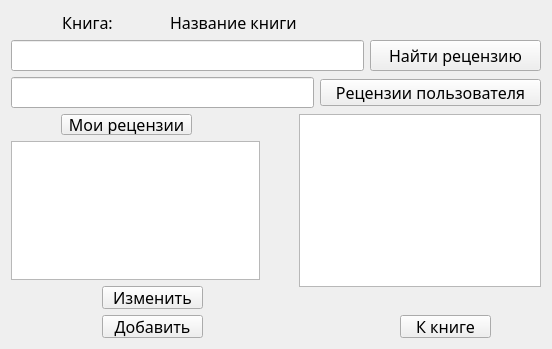
<?xml version="1.0" encoding="UTF-8"?>
<ui version="4.0">
 <class>Reviews</class>
 <widget class="QWidget" name="Reviews">
  <property name="geometry">
   <rect>
    <x>0</x>
    <y>0</y>
    <width>552</width>
    <height>349</height>
   </rect>
  </property>
  <property name="minimumSize">
   <size>
    <width>552</width>
    <height>349</height>
   </size>
  </property>
  <property name="windowTitle">
   <string>Form</string>
  </property>
  <layout class="QGridLayout" name="gridLayout">
   <item row="0" column="0">
    <layout class="QVBoxLayout" name="verticalLayout_5">
     <item>
      <layout class="QHBoxLayout" name="horizontalLayout">
       <item>
        <widget class="QLabel" name="label">
         <property name="font">
          <font>
           <family>Segoe Script</family>
           <pointsize>12</pointsize>
          </font>
         </property>
         <property name="text">
          <string>Книга:</string>
         </property>
         <property name="alignment">
          <set>Qt::AlignCenter</set>
         </property>
        </widget>
       </item>
       <item>
        <widget class="QLabel" name="book_name">
         <property name="minimumSize">
          <size>
           <width>371</width>
           <height>20</height>
          </size>
         </property>
         <property name="font">
          <font>
           <family>Segoe Script</family>
           <pointsize>12</pointsize>
          </font>
         </property>
         <property name="text">
          <string>Название книги</string>
         </property>
        </widget>
       </item>
      </layout>
     </item>
     <item>
      <layout class="QHBoxLayout" name="horizontalLayout_2">
       <item>
        <widget class="QLineEdit" name="lineReview">
         <property name="font">
          <font>
           <family>Segoe Script</family>
           <pointsize>12</pointsize>
          </font>
         </property>
        </widget>
       </item>
       <item>
        <widget class="QPushButton" name="findReview">
         <property name="minimumSize">
          <size>
           <width>171</width>
           <height>31</height>
          </size>
         </property>
         <property name="maximumSize">
          <size>
           <width>171</width>
           <height>31</height>
          </size>
         </property>
         <property name="font">
          <font>
           <family>Segoe Script</family>
           <pointsize>12</pointsize>
          </font>
         </property>
         <property name="text">
          <string>Найти рецензию</string>
         </property>
        </widget>
       </item>
      </layout>
     </item>
     <item>
      <layout class="QHBoxLayout" name="horizontalLayout_3">
       <item>
        <widget class="QLineEdit" name="lineUser">
         <property name="minimumSize">
          <size>
           <width>241</width>
           <height>31</height>
          </size>
         </property>
         <property name="maximumSize">
          <size>
           <width>16777215</width>
           <height>31</height>
          </size>
         </property>
         <property name="font">
          <font>
           <pointsize>12</pointsize>
          </font>
         </property>
        </widget>
       </item>
       <item>
        <widget class="QPushButton" name="findUser">
         <property name="minimumSize">
          <size>
           <width>221</width>
           <height>27</height>
          </size>
         </property>
         <property name="maximumSize">
          <size>
           <width>221</width>
           <height>27</height>
          </size>
         </property>
         <property name="font">
          <font>
           <family>Segoe Script</family>
           <pointsize>12</pointsize>
          </font>
         </property>
         <property name="text">
          <string>Рецензии пользователя</string>
         </property>
        </widget>
       </item>
      </layout>
     </item>
     <item>
      <layout class="QHBoxLayout" name="horizontalLayout_7">
       <item>
        <layout class="QVBoxLayout" name="verticalLayout_4">
         <item>
          <layout class="QHBoxLayout" name="horizontalLayout_9">
           <item>
            <spacer name="horizontalSpacer_12">
             <property name="orientation">
              <enum>Qt::Horizontal</enum>
             </property>
             <property name="sizeHint" stdset="0">
              <size>
               <width>40</width>
               <height>20</height>
              </size>
             </property>
            </spacer>
           </item>
           <item>
            <widget class="QPushButton" name="My_Reviews">
             <property name="minimumSize">
              <size>
               <width>131</width>
               <height>21</height>
              </size>
             </property>
             <property name="maximumSize">
              <size>
               <width>131</width>
               <height>31</height>
              </size>
             </property>
             <property name="font">
              <font>
               <family>Segoe Script</family>
               <pointsize>12</pointsize>
              </font>
             </property>
             <property name="text">
              <string>Мои рецензии</string>
             </property>
            </widget>
           </item>
           <item>
            <spacer name="horizontalSpacer_13">
             <property name="orientation">
              <enum>Qt::Horizontal</enum>
             </property>
             <property name="sizeHint" stdset="0">
              <size>
               <width>40</width>
               <height>20</height>
              </size>
             </property>
            </spacer>
           </item>
           <item>
            <spacer name="horizontalSpacer_14">
             <property name="orientation">
              <enum>Qt::Horizontal</enum>
             </property>
             <property name="sizeHint" stdset="0">
              <size>
               <width>40</width>
               <height>20</height>
              </size>
             </property>
            </spacer>
           </item>
          </layout>
         </item>
         <item>
          <layout class="QVBoxLayout" name="verticalLayout_2">
           <item>
            <spacer name="verticalSpacer_6">
             <property name="orientation">
              <enum>Qt::Vertical</enum>
             </property>
             <property name="sizeHint" stdset="0">
              <size>
               <width>20</width>
               <height>40</height>
              </size>
             </property>
            </spacer>
           </item>
           <item>
            <layout class="QHBoxLayout" name="horizontalLayout_5">
             <item>
              <widget class="QTextBrowser" name="textReview"/>
             </item>
             <item>
              <spacer name="horizontalSpacer_4">
               <property name="orientation">
                <enum>Qt::Horizontal</enum>
               </property>
               <property name="sizeHint" stdset="0">
                <size>
                 <width>40</width>
                 <height>20</height>
                </size>
               </property>
              </spacer>
             </item>
            </layout>
           </item>
           <item>
            <spacer name="verticalSpacer_2">
             <property name="orientation">
              <enum>Qt::Vertical</enum>
             </property>
             <property name="sizeHint" stdset="0">
              <size>
               <width>20</width>
               <height>40</height>
              </size>
             </property>
            </spacer>
           </item>
          </layout>
         </item>
         <item>
          <layout class="QHBoxLayout" name="horizontalLayout_4">
           <item>
            <spacer name="horizontalSpacer">
             <property name="orientation">
              <enum>Qt::Horizontal</enum>
             </property>
             <property name="sizeHint" stdset="0">
              <size>
               <width>40</width>
               <height>20</height>
              </size>
             </property>
            </spacer>
           </item>
           <item>
            <layout class="QVBoxLayout" name="verticalLayout">
             <item>
              <widget class="QPushButton" name="Chenge_Review">
               <property name="minimumSize">
                <size>
                 <width>101</width>
                 <height>23</height>
                </size>
               </property>
               <property name="maximumSize">
                <size>
                 <width>101</width>
                 <height>23</height>
                </size>
               </property>
               <property name="font">
                <font>
                 <family>Segoe Script</family>
                 <pointsize>12</pointsize>
                </font>
               </property>
               <property name="text">
                <string>Изменить</string>
               </property>
              </widget>
             </item>
             <item>
              <spacer name="verticalSpacer">
               <property name="orientation">
                <enum>Qt::Vertical</enum>
               </property>
               <property name="sizeHint" stdset="0">
                <size>
                 <width>20</width>
                 <height>40</height>
                </size>
               </property>
              </spacer>
             </item>
             <item>
              <widget class="QPushButton" name="Add">
               <property name="enabled">
                <bool>true</bool>
               </property>
               <property name="minimumSize">
                <size>
                 <width>101</width>
                 <height>23</height>
                </size>
               </property>
               <property name="maximumSize">
                <size>
                 <width>101</width>
                 <height>23</height>
                </size>
               </property>
               <property name="font">
                <font>
                 <family>Segoe Script</family>
                 <pointsize>12</pointsize>
                </font>
               </property>
               <property name="text">
                <string>Добавить</string>
               </property>
              </widget>
             </item>
            </layout>
           </item>
           <item>
            <spacer name="horizontalSpacer_2">
             <property name="orientation">
              <enum>Qt::Horizontal</enum>
             </property>
             <property name="sizeHint" stdset="0">
              <size>
               <width>40</width>
               <height>20</height>
              </size>
             </property>
            </spacer>
           </item>
          </layout>
         </item>
        </layout>
       </item>
       <item>
        <layout class="QVBoxLayout" name="verticalLayout_3">
         <item>
          <widget class="QTableView" name="tableView"/>
         </item>
         <item>
          <spacer name="verticalSpacer_3">
           <property name="orientation">
            <enum>Qt::Vertical</enum>
           </property>
           <property name="sizeHint" stdset="0">
            <size>
             <width>20</width>
             <height>40</height>
            </size>
           </property>
          </spacer>
         </item>
         <item>
          <layout class="QHBoxLayout" name="horizontalLayout_6">
           <item>
            <spacer name="horizontalSpacer_5">
             <property name="orientation">
              <enum>Qt::Horizontal</enum>
             </property>
             <property name="sizeHint" stdset="0">
              <size>
               <width>40</width>
               <height>20</height>
              </size>
             </property>
            </spacer>
           </item>
           <item>
            <spacer name="horizontalSpacer_6">
             <property name="orientation">
              <enum>Qt::Horizontal</enum>
             </property>
             <property name="sizeHint" stdset="0">
              <size>
               <width>40</width>
               <height>20</height>
              </size>
             </property>
            </spacer>
           </item>
           <item>
            <widget class="QPushButton" name="Book">
             <property name="minimumSize">
              <size>
               <width>91</width>
               <height>23</height>
              </size>
             </property>
             <property name="maximumSize">
              <size>
               <width>91</width>
               <height>23</height>
              </size>
             </property>
             <property name="font">
              <font>
               <family>Segoe Script</family>
               <pointsize>12</pointsize>
              </font>
             </property>
             <property name="text">
              <string>К книге</string>
             </property>
            </widget>
           </item>
           <item>
            <spacer name="horizontalSpacer_7">
             <property name="orientation">
              <enum>Qt::Horizontal</enum>
             </property>
             <property name="sizeHint" stdset="0">
              <size>
               <width>40</width>
               <height>20</height>
              </size>
             </property>
            </spacer>
           </item>
          </layout>
         </item>
        </layout>
       </item>
      </layout>
     </item>
    </layout>
   </item>
  </layout>
  <zorder>layoutWidget</zorder>
  <zorder></zorder>
  <zorder></zorder>
  <zorder>verticalSpacer_2</zorder>
  <zorder>verticalSpacer_6</zorder>
  <zorder></zorder>
  <zorder>findReview</zorder>
  <zorder>lineUser</zorder>
  <zorder>textReview</zorder>
 </widget>
 <resources/>
 <connections/>
</ui>
